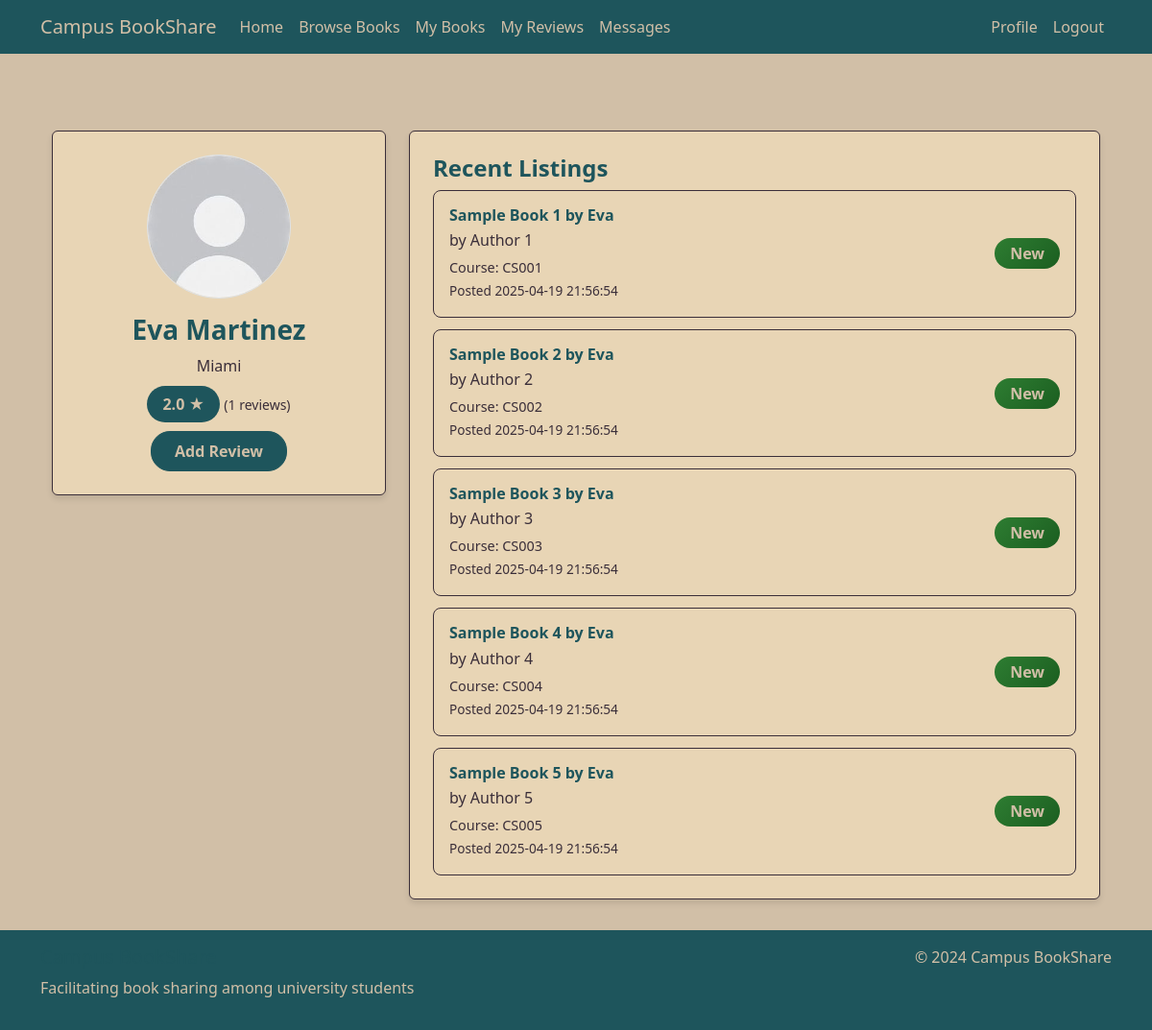
Screenshot of /view_profile/9 (signed in) with the database file from the repository.
### tables this page shows
CREATE TABLE Users (
        user_id INTEGER PRIMARY KEY AUTOINCREMENT,
        name TEXT NOT NULL,
        email TEXT NOT NULL UNIQUE,
        password TEXT NOT NULL,
        profile_image TEXT,
        location TEXT
    );

CREATE TABLE Books (
        book_id INTEGER PRIMARY KEY AUTOINCREMENT,
        user_id INTEGER,
        title TEXT NOT NULL,
        author TEXT,
        ISBN TEXT,
        subject TEXT,
        course_code TEXT,
        condition TEXT,
        availability TEXT NOT NULL,
        date_posted TEXT NOT NULL,
        FOREIGN KEY (user_id) REFERENCES Users(user_id)
    );

### app.py (the view)
@app.route('/view_profile/<int:user_id>')
@login_required
def view_profile(user_id):
    try:
        user = get_db_connection().execute(
            'SELECT * FROM Users WHERE user_id = ?',
            (user_id,)
        ).fetchone()
        if not user:
            flash('User not found.', 'danger')
            return redirect(url_for('home'))
        recent_listings = get_db_connection().execute(
            '''
            SELECT b.*
            FROM Books b
            WHERE b.user_id = ?
            ORDER BY b.date_posted DESC
            LIMIT 5
            ''',
            (user_id,)
        ).fetchall()
        rating_result = get_db_connection().execute(
            '''
            SELECT AVG(rating) as avg_rating, COUNT(*) as review_count
            FROM Reviews
            WHERE user_id = ?
            ''',
            (user_id,)
        ).fetchone()
        avg_rating = rating_result['avg_rating'] if rating_result['avg_rating'] else 0
        review_count = rating_result['review_count'] if rating_result['review_count'] else 0
        return render_template('view_profile.html',
                             user=user,
                             recent_listings=recent_listings,
                             avg_rating=avg_rating,
                             review_count=review_count)
    except Exception as e:
        flash('An error occurred while loading the profile.', 'danger')
        return redirect(url_for('home'))

### app.py (called while the page is built)
def get_db_connection():
    conn = sqlite3.connect('database.db')
    conn.row_factory = sqlite3.Row
    return conn

def login_required(f):
    @wraps(f)
    def decorated_function(*args, **kwargs):
        if 'user_id' not in session:
            flash('Please log in to access this page.', 'warning')
            return redirect(url_for('login'))
        return f(*args, **kwargs) # Returns original function if logged in
    return decorated_function

### templates/view_profile.html
{% extends "base.html" %}
{% block content %}
<div class="container profile-view-container">
    <div class="row">
        <div class="col-md-4">
            <div class="card profile-view-card">
                <div class="card-body text-center">
                    <div class="mb-3">
                        {% if user.profile_image %}
                        <img src="{{ user.profile_image }}"
                            class="rounded-circle border profile-image"
                            alt="Profile picture">
                        {% else %}
                        <div class="default-avatar rounded-circle border d-flex align-items-center justify-content-center mx-auto">
                            <span>{{ user.name[0]|upper }}</span>
                        </div>
                        {% endif %}
                    </div>
                    <h3 class="card-title">{{ user.name }}</h3>
                    <p class="text-muted">{{ user.location }}</p>
                    <div class="mb-3">
                        <span class="profile-rating">{{ "%.1f"|format(avg_rating) }} ★</span>
                        <small class="text-muted">({{ review_count }} reviews)</small>
                    </div>
                    {% if user.user_id != session['user_id'] %}
                    <a href="{{ url_for('add_review', user_id=user.user_id) }}" class="btn btn-primary">Add Review</a>
                    {% endif %}
                </div>
            </div>
        </div>
        <div class="col-md-8">
            <div class="card profile-view-card">
                <div class="card-body">
                    <h4 class="card-title">Recent Listings</h4>
                    {% if recent_listings %}
                    <div class="list-group profile-recent-listings">
                        {% for book in recent_listings %}
                        <div class="list-group-item">
                            <div class="d-flex justify-content-between align-items-center">
                                <div>
                                    <h6 class="book-title">{{ book.title }}</h6>
                                    <p class="book-subtitle mb-1">by {{ book.author }}</p>
                                    <small class="book-meta">Course: {{ book.course_code }}</small><br>
                                    <small class="book-date">Posted {{ book.date_posted }}</small>
                                </div>
                                <span class="badge badge-reviews" data-condition="{{ book.condition }}">{{ book.condition }}</span>
                            </div>
                        </div>
                        {% endfor %}
                    </div>
                    {% else %}
                    <p class="text-muted">No listings found.</p>
                    {% endif %}
                </div>
            </div>
        </div>
    </div>
</div>
{% endblock %}

### static/css/style.css (style rules this page uses)
body { background-color: #D1BFA7; color: #1E555C; min-height: 100vh; display: flex; flex-direction: column; }
.btn-primary { background-color: #1E555C; border-color: #1E555C; color: #D1BFA7; font-weight: 600; padding: 0.5rem 1.5rem; border-radius: 20px; }
.card { background-color: #E8D5B5; border: 1px solid #3A2E39; box-shadow: 0 4px 6px rgba(0, 0, 0, 0.1); }
.card-body { color: #1E555C; padding: 1.5rem; }
h1, h2, h3, h4, h5, h6 { color: #1E555C; }
.text-muted { color: #3A2E39 !important; }
.badge-reviews { background-color: #3A2E39; color: #D1BFA7; padding: 0.5rem 1rem; font-size: 1rem; border-radius: 0.25rem; }
.badge-reviews[data-condition="New"] { background: linear-gradient(135deg, #2E7D32, #1B5E20); color: #D1BFA7; }
.book-title { color: #1E555C; font-weight: 600; margin-bottom: 0.5rem; }
.book-subtitle { color: #3A2E39; font-weight: 500; margin-bottom: 1rem; }
.book-meta { color: #3A2E39; font-size: 0.9rem; }
.book-date { color: #3A2E39; font-size: 0.85rem; }
.profile-recent-listings .book-title { color: #1E555C; font-weight: 600; margin-bottom: 0.5rem; }
.profile-recent-listings .book-subtitle { color: #3A2E39; font-weight: 500; margin-bottom: 1rem; }
.profile-recent-listings .book-meta { color: #3A2E39; font-size: 0.9rem; }
.profile-recent-listings .book-date { color: #3A2E39; font-size: 0.85rem; }
.profile-recent-listings .badge { background-color: #1E555C; color: #D1BFA7; padding: 0.5rem 1rem; font-weight: 600; border-radius: 20px; }
.profile-recent-listings { background-color: transparent; border: none; }
.profile-recent-listings .list-group-item { background-color: #E8D5B5; border: 1px solid #3A2E39; margin-bottom: 0.75rem; border-radius: 8px; padding: 1rem; }
.profile-recent-listings .list-group-item:last-child { margin-bottom: 0; }
.profile-recent-listings .book-title { color: #1E555C; font-weight: 600; margin-bottom: 0.25rem; }
.profile-view-container { margin-top: 2rem; }
.profile-view-card { background-color: #E8D5B5; border: 1px solid #3A2E39; box-shadow: 0 4px 6px rgba(0, 0, 0, 0.1); }
.profile-view-card .card-body { padding: 1.5rem; }
.profile-view-card .card-title { color: #1E555C; font-weight: 600; margin-bottom: 0.5rem; }
.profile-view-card .profile-rating { background-color: #1E555C; color: #D1BFA7; padding: 0.5rem 1rem; border-radius: 20px; font-weight: 600; }
.profile-image { width: 150px; height: 150px; object-fit: cover; }

### rows the page displays
Users: profile_image (placeholder picture), name "Eva Martinez", location "Miami"
Books: title "Sample Book 1 by Eva", author "Author 1", course_code "CS001", date_posted "2025-04-19 21:56:54", condition "New"
Books: title "Sample Book 2 by Eva", author "Author 2", course_code "CS002", date_posted "2025-04-19 21:56:54", condition "New"
Books: title "Sample Book 3 by Eva", author "Author 3", course_code "CS003", date_posted "2025-04-19 21:56:54", condition "New"
Books: title "Sample Book 4 by Eva", author "Author 4", course_code "CS004", date_posted "2025-04-19 21:56:54", condition "New"
Books: title "Sample Book 5 by Eva", author "Author 5", course_code "CS005", date_posted "2025-04-19 21:56:54", condition "New"

### other values shown
{{ "%.1f"|format(avg_rating) }} "2.0"
{{ review_count }} "1"
